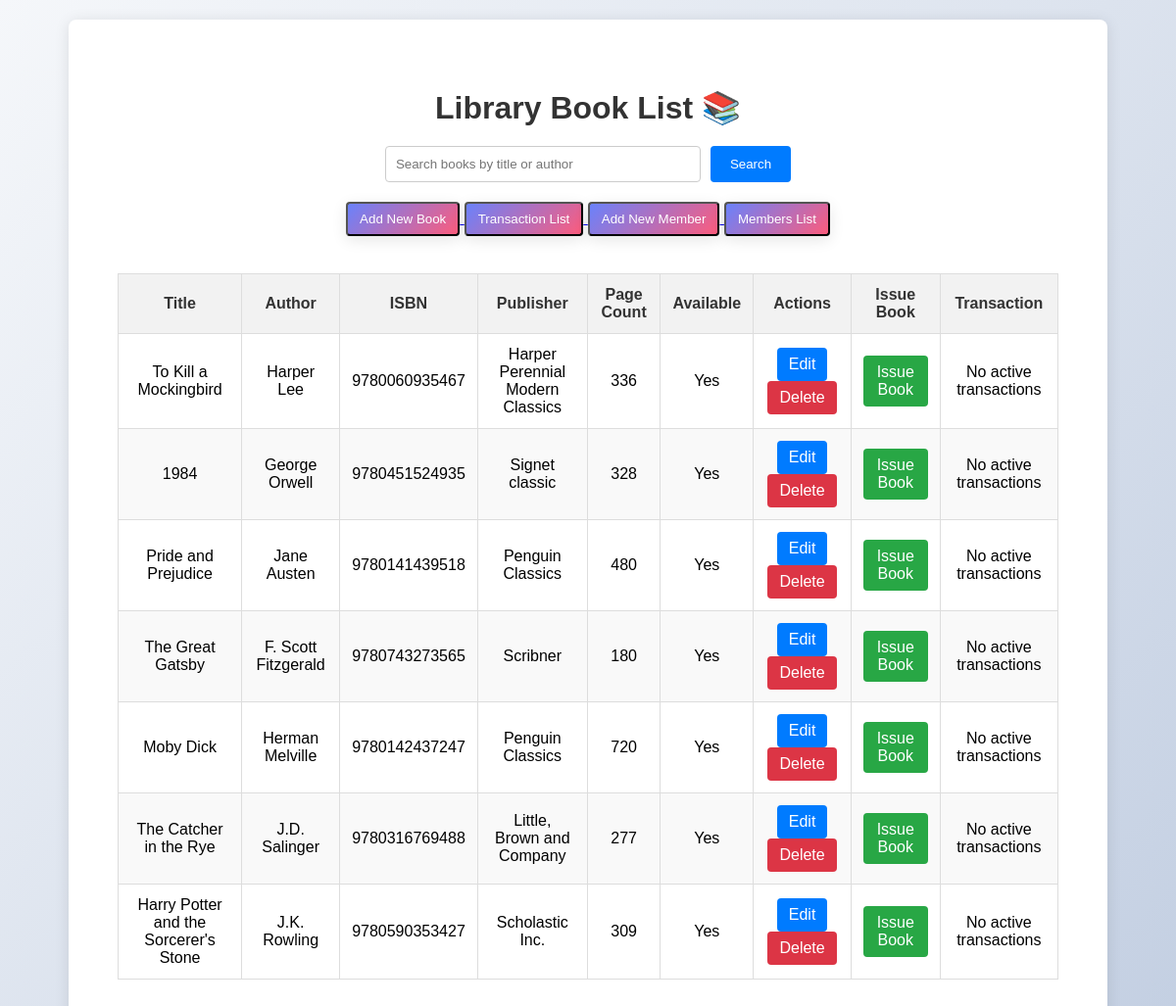
The page / on the database its author committed.
### library_app/models.py (models this page shows, shortened)
class Book(models.Model):
    title = models.CharField(max_length=200)
    authors = models.CharField(max_length=200)
    isbn = models.CharField(max_length=20, unique=True)
    publisher = models.CharField(max_length=100)
    page_count = models.IntegerField()
    available = models.BooleanField(default=True)

### library_app/views.py (the view)
# urls.py: path('', book_list.as_view(), name='book_list'),
class book_list(View):
    def get(self,request):
        books = Book.objects.all()
        members = Member.objects.all()
        transactions = Transaction.objects.all()
        return render(request, 'book_list.html', {'books': books, 'member': members,'transactions': transactions})

### library_app/templates/book_list.html (shortened to what this page needs)
<!DOCTYPE html>
<html lang="en">
<head>
</head>
<body>
    <div class="container">
        <h1>Library Book List 📚    </h1>
        <form method="GET" action="{% url 'search_books' %}" class="search-form">
            <input type="text" name="q" placeholder="Search books by title or author" value="{{ request.GET.q }}">
            <button type="submit">Search</button>
        </form>
        <center>
        <a href="{% url 'create_book' %}">
            <button class="btn btn-premium">Add New Book</button>
        </a>
        <a href="{% url 'transaction_list' %}">
            <button class="btn btn-premium">Transaction List</button>
        </a>
        <a href="{% url 'create_member' %}">
            <button class="btn btn-premium">Add New Member</button>
        </a>
        <a href="{% url 'member_list' %}">
            <button class="btn btn-premium">Members List</button>
        </a>
        </center>
        <br>
        <table class="book-table">
            <thead>
                <tr>
                    <th>Title</th>
                    <th>Author</th>
                    <th>ISBN</th>
                    <th>Publisher</th>
                    <th>Page Count</th>
                    <th>Available</th>
                    <th>Actions</th>
                    <th>Issue Book</th>
                    <th>Transaction</th>
                </tr>
            </thead>
            <tbody>
                {% for book in books %}
                <tr>
                    <td>{{ book.title }}</td>
                    <td>{{ book.authors }}</td>
                    <td>{{ book.isbn }}</td>
                    <td>{{ book.publisher }}</td>
                    <td>{{ book.page_count }}</td>
                    <td>{% if book.available%}
                        Yes
                        {% else %}
                        No
                        {% endif %}
                    </td>
                    <td>
                        <a href="{% url 'update_book' book.id %}" class="btn">Edit</a>
                        <a href="{% url 'delete_book' book.id %}" class="btn btn-delete" onclick="return confirm('Are you sure?')">Delete</a>
                    </td>
                    <td>
                        {% if book.available %}
                            <a href="{% url 'issue_book' book.id %}" class="btn btn-issue">Issue Book</a>
                        {% else %}
                            <span class="unavailable">Not Available</span>
                        {% endif %}
                    </td>
                    <td>
                        {% if book.transaction_set.exists and book.available == 0 %}
                            <a href="{% url 'return_book' book.transaction_set.first.id %}" class="btn btn-return">Return Book</a>
                        {% else %}
                            <span>No active transactions</span>
                        {% endif %}
                    </td>
                </tr>
                {% empty %}
                <tr>
                    <td colspan="7">No books found.</td>
                </tr>
                {% endfor %}
            </tbody>
        </table>
    </div>
</body>
</html>

### library_app/templates/book_list.html (style rules this page uses)
body { font-family: 'Arial', sans-serif; background: linear-gradient(135deg, #f5f7fa, #c3cfe2); margin: 0; padding: 0; }
.container { max-width: 960px; margin: 20px auto; padding: 50px; background: white; box-shadow: 0 2px 15px rgba(0, 0, 0, 0.1); border-radius: 8px; }
.btn-premium { background: linear-gradient(135deg, #6A82FB, #FC5C7D); color: #fff; box-shadow: 0 4px 15px rgba(0, 0, 0, 0.1); position: relative; overflow: hidden; }
h1 { text-align: center; color: #333; margin-bottom: 20px; }
.search-form { display: flex; justify-content: center; margin-bottom: 20px; }
.search-form input[type="text"] { padding: 10px; width: 300px; border: 1px solid #ccc; border-radius: 4px; margin-right: 10px; transition: border-color 0.3s; }
.search-form button { padding: 10px 20px; background-color: #007bff; color: white; border: none; border-radius: 4px; cursor: pointer; transition: background-color 0.3s; }
.book-table { width: 100%; border-collapse: collapse; margin-top: 20px; }
.book-table th, .book-table td { border: 1px solid #ddd; padding: 12px; text-align: center; transition: background-color 0.3s; }
.book-table th { background-color: #f2f2f2; color: #333; }
.book-table tr:nth-child(even) { background-color: #f9f9f9; }
.btn { text-decoration: none; padding: 8px 12px; background-color: #007bff; color: white; border-radius: 4px; display: inline-block; transition: background-color 0.3s, transform 0.3s; }
.btn-delete { background-color: #dc3545; }
.btn-issue { background-color: #28a745; }

### rows shown on the page
Book: title "To Kill a Mockingbird", authors "Harper Lee", isbn "9780060935467", publisher "Harper Perennial Modern Classics", page_count "336", available "Yes"
Book: title "1984", authors "George Orwell", isbn "9780451524935", publisher "Signet classic", page_count "328", available "Yes", shows "No active transactions"
Book: title "Pride and Prejudice", authors "Jane Austen", isbn "9780141439518", publisher "Penguin Classics", page_count "480", available "Yes", shows "No active transactions"
Book: title "The Great Gatsby", authors "F. Scott Fitzgerald", isbn "9780743273565", publisher "Scribner", page_count "180", available "Yes", shows "No active transactions"
Book: title "Moby Dick", authors "Herman Melville", isbn "9780142437247", publisher "Penguin Classics", page_count "720", available "Yes", shows "No active transactions"
Book: title "The Catcher in the Rye", authors "J.D. Salinger", isbn "9780316769488", publisher "Little, Brown and Company", page_count "277", available "Yes", shows "No active transactions"
Book: title "Harry Potter and the Sorcerer's Stone", authors "J.K. Rowling", isbn "9780590353427", publisher "Scholastic Inc.", page_count "309", available "Yes", shows "No active transactions"
